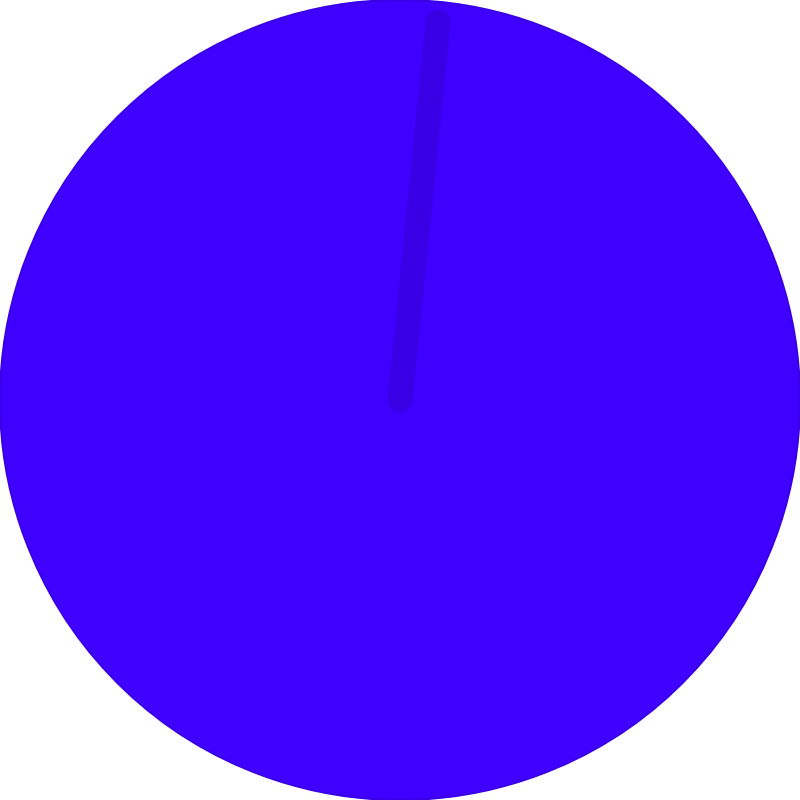
Frame 1 (no input)
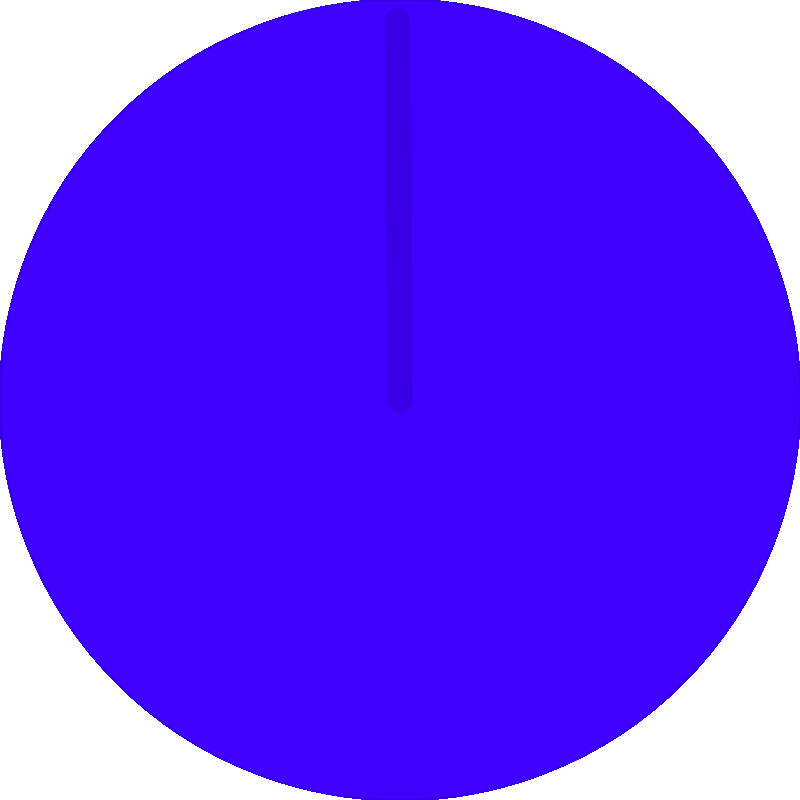
Frame 60 (no input)
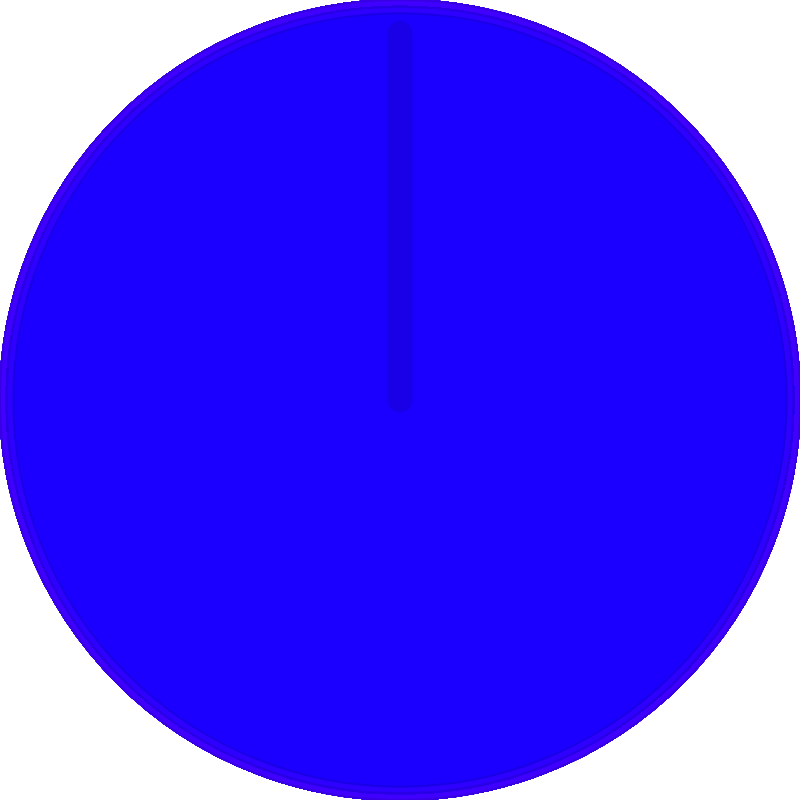
Frame 120 (the mouse pressed at the canvas centre since frame 60)

The p5.js sketch that drew these frames (run headless with seeded random() and noise() and a simulated clock; from frame 60 on, the mouse is pressed at the canvas centre):

// p5.js sketch
// ── sketch.js
// https://p5js.org/examples/input-clock.html

let w = 800
let h = 800;
let seconds, milliseconds;

function setup() {
  createCanvas(w, h);
  angleMode(DEGREES);
}

function draw() {

  //background(255);

  //technical second calc stuff
  milliseconds = int(millis() % 60000);
  seconds = int(milliseconds / 1000);

  let s = map(seconds, 0, 60, 0, 360);
  let m = map(milliseconds, 0, 1000, 0, 360);
  
  let currentSize = w - ((w/60) * seconds);
  let currentColor = map(currentSize, 0, w, 0, 255);
  


  colorMode(HSB);
  // seconds
  push();
    strokeWeight(2);
    stroke(currentColor, 255, 90);
    fill(currentColor,255,255);
    ellipseMode(CORNER);
    ellipse((w - currentSize) / 2, (h - currentSize) / 2, currentSize, currentSize);
  pop();

  
  // milliseconds
  push();
  translate(w/2, h/2);
  rotate(m-90);
  stroke(currentColor, 255, 90);
  strokeWeight(25);
  strokeCap(ROUND);
  line(0, 0, currentSize/2 - 20, 0);

  pop();
}
